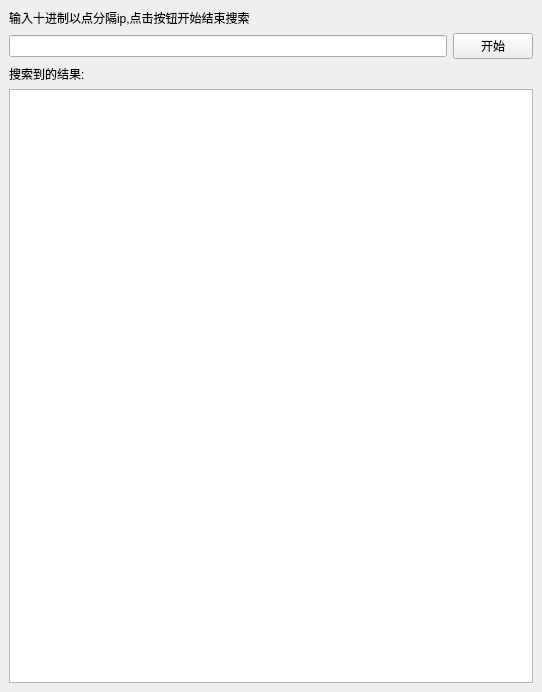
<?xml version="1.0" encoding="UTF-8"?>
<ui version="4.0">
 <class>MainWindow</class>
 <widget class="QMainWindow" name="MainWindow">
  <property name="geometry">
   <rect>
    <x>0</x>
    <y>0</y>
    <width>542</width>
    <height>692</height>
   </rect>
  </property>
  <property name="windowTitle">
   <string>MainWindow</string>
  </property>
  <widget class="QWidget" name="centralwidget">
   <layout class="QGridLayout" name="gridLayout">
    <item row="0" column="0">
     <widget class="QLabel" name="topLable">
      <property name="text">
       <string>输入十进制以点分隔ip,点击按钮开始结束搜索</string>
      </property>
     </widget>
    </item>
    <item row="1" column="0">
     <layout class="QHBoxLayout" name="horizontalLayout">
      <item>
       <widget class="QLineEdit" name="input"/>
      </item>
      <item>
       <widget class="QPushButton" name="button">
        <property name="text">
         <string>开始</string>
        </property>
       </widget>
      </item>
     </layout>
    </item>
    <item row="2" column="0">
     <widget class="QLabel" name="midLable">
      <property name="text">
       <string>搜索到的结果:</string>
      </property>
     </widget>
    </item>
    <item row="3" column="0">
     <widget class="QTableWidget" name="resTable"/>
    </item>
   </layout>
  </widget>
 </widget>
 <resources/>
 <connections/>
</ui>
